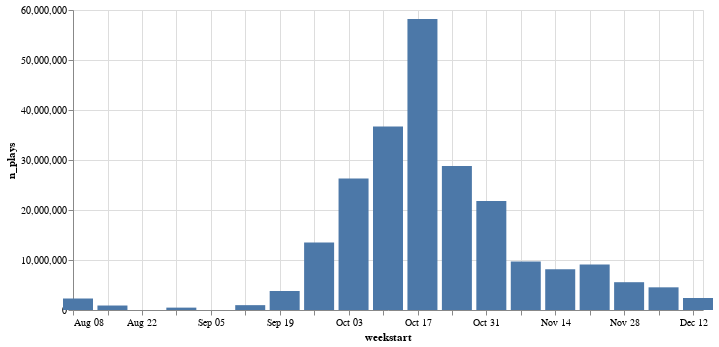

Notebook cell for this chart:
### Code cell
alt.Chart(weekly_plays).mark_bar(width=30).encode(
    x='weekstart:T',
    y='n_plays'
).properties(width=630)

### Figure 1 — Vega-Lite specification as saved in the notebook (floating-point values rounded to 4 significant figures)
{"config": {"view": {"continuousWidth": 400, "continuousHeight": 300}}, "data": {"name": "data-4cca363e86db68b3d37a8087b3588e17"}, "mark": {"type": "bar", "width": 30}, "encoding": {"x": {"type": "temporal", "field": "weekstart"}, "y": {"type": "quantitative", "field": "n_plays"}}, "width": 630, "$schema": "https://vega.github.io/schema/vega-lite/v4.8.1.json", "datasets": {"data-4cca363e86db68b3d37a8087b3588e17": [{"weekstart": "2021-08-09T00:00:00", "n_plays": 2300000}, {"weekstart": "2021-08-16T00:00:00", "n_plays": 897900}, {"weekstart": "2021-08-30T00:00:00", "n_plays": 475300}, {"weekstart": "2021-09-13T00:00:00", "n_plays": 970100}, {"weekstart": "2021-09-20T00:00:00", "n_plays": 3800000}, {"weekstart": "2021-09-27T00:00:00", "n_plays": 13500000}, {"weekstart": "2021-10-04T00:00:00", "n_plays": 26300000}, {"weekstart": "2021-10-11T00:00:00", "n_plays": 36700000}, {"weekstart": "2021-10-18T00:00:00", "n_plays": 58200000}, {"weekstart": "2021-10-25T00:00:00", "n_plays": 28800000}, {"weekstart": "2021-11-01T00:00:00", "n_plays": 21800000}, {"weekstart": "2021-11-08T00:00:00", "n_plays": 9700000}, {"weekstart": "2021-11-15T00:00:00", "n_plays": 8127000}, {"weekstart": "2021-11-22T00:00:00", "n_plays": 9112200}, {"weekstart": "2021-11-29T00:00:00", "n_plays": 5560000}, {"weekstart": "2021-12-06T00:00:00", "n_plays": 4535600}, {"weekstart": "2021-12-13T00:00:00", "n_plays": 2406000}]}}
